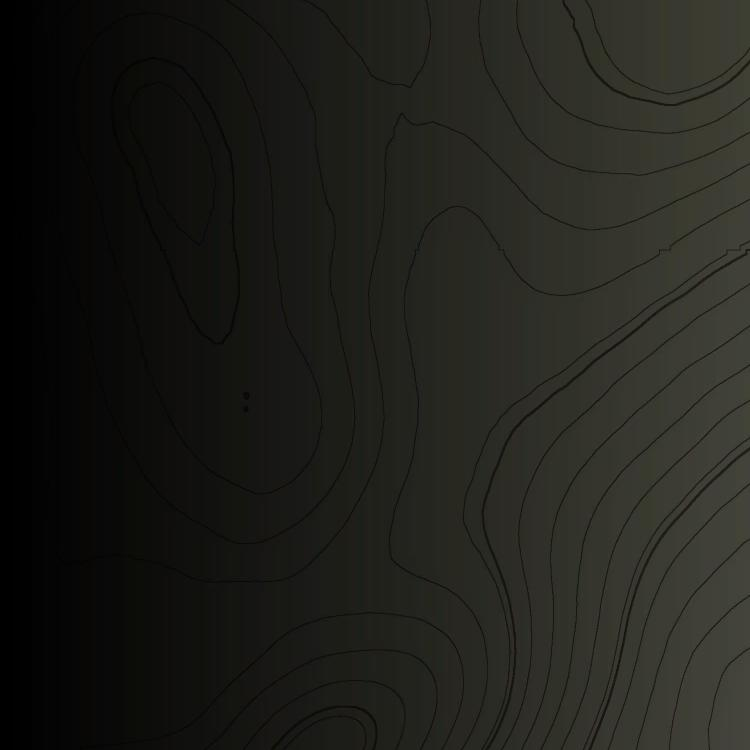
#> input picture 5/0_13.jpg, 750 x 750 px; its folder holds 4 pictures in this run; the run also reads 2 pictures not shown here
$ python stitchandasciify.py 5/0_13.jpg
#> lines starting #> are read from the running program, lines starting #| are printed output that depends on the picture
#!/usr/bin/env python3
"""
stitchandasciify.py
"""

from __future__ import annotations

import argparse
import concurrent.futures
import re
import sys
import time
from pathlib import Path
from typing import Optional

# ---------------------------------------------------------------------------
# Dependency check first, with a friendly message instead of a raw traceback.
# This is the very first thing that can go wrong for a non-programmer running
# this by double-click, so it gets a dedicated, actionable error.
# ---------------------------------------------------------------------------
try:
    import numpy as np
    from PIL import Image, ImageEnhance
except ImportError as exc:
    print("=" * 70)
    print("Missing required package:", exc.name if hasattr(exc, "name") else exc)
    print()
    print("This script needs Pillow and numpy. Install them with:")
    print()
    print("    pip install pillow numpy")
    print()
    print("Then run this script again.")
    print("=" * 70)
    input("Press Enter to exit...")
    sys.exit(1)

# Pillow renamed Image.LANCZOS -> Image.Resampling.LANCZOS in v9.1. Support both
# so this works whether the user has an old or new Pillow on Python 3.12/3.14.
RESAMPLE_FILTER = getattr(getattr(Image, "Resampling", Image), "LANCZOS")

# ---------------------------------------------------------------------------
# Constants (H1: no unexplained magic numbers/strings below this point)
# ---------------------------------------------------------------------------

# Filename pattern used by the ZeldaDungeon tile pyramid: "{col}_{row}.jpg"
TILE_FILENAME_RE = re.compile(r"^(\d+)_(\d+)\.(jpg|jpeg|png)$", re.IGNORECASE)

DEFAULT_TILE_RESOLUTION = 100  # ASCII characters sampled per tile edge
DEFAULT_OUTPUT_NAME = "BOTW-ASCII.txt"

# Simple 10-level ramp (fast, low detail).
RAMP_SIMPLE = " .:-=+*#%@"

# Classic 70-level Paul Bourke density ramp (slow to eyeball, great detail).
# Ordered sparse -> dense.
RAMP_DETAILED = (
    " .'`^\",:;Il!i><~+_-?][}{1)(|\\/tfjrxnuvczXYUJCLQ0OZmwqpdbkhao*#MW&8%B@$"
)

RAMPS = {"simple": RAMP_SIMPLE, "detailed": RAMP_DETAILED}

# Above this many total ASCII characters we ask for confirmation before
# grinding through the conversion (protects a curious double-click user from
# accidentally generating a multi-hundred-MB text file and wondering why
# their PC fans spun up).
CONFIRMATION_THRESHOLD_CHARS = 9_000_000  # ~ a 3000x3000 grid

# A neutral mid-gray used for placeholder tiles that are missing from the set.
PLACEHOLDER_GRAY_VALUE = 128


class TileGridError(RuntimeError):
    """Raised for problems with the tile directory that the user must fix."""


def resolve_tile_directory(argv: list[str]) -> Path:
    """
    Figure out which folder holds the tiles, supporting several ways a
    real person actually invokes this script:

      1. Dragging a single folder onto the .py file      -> argv = [folder]
      2. Dragging one or more loose tile files onto it    -> argv = [file, file, ...]
      3. Passing a path explicitly on the command line    -> argv = [path]
      4. Double-clicking with no arguments at all          -> argv = []

    Never silently guesses across ambiguous input; falls back to an
    interactive prompt only when nothing else worked.
    """
    if argv:
        paths = [Path(p) for p in argv]
        existing = [p for p in paths if p.exists()]
        if not existing:
            raise TileGridError(
                f"None of the path(s) you provided exist:\n"
                + "\n".join(f"  {p}" for p in paths)
            )
        first = existing[0]
        if first.is_dir():
            return first.resolve()
        # One or more files were dragged in directly -> use their common parent.
        return first.parent.resolve()

    # No arguments: look for common relative locations next to the script
    # or the current working directory before bothering the user.
    script_dir = Path(__file__).resolve().parent
    candidates = [
        Path.cwd() / "tiles" / "5",
        Path.cwd() / "5",
        script_dir / "tiles" / "5",
        script_dir / "5",
    ]
    for candidate in candidates:
        if candidate.is_dir():
            return candidate

    print("No tile folder was given.")
    print("Drag the tile folder onto this script, or type its path below.")
    typed = input("Path to tile folder: ").strip().strip('"')
    if not typed:
        raise TileGridError("No path entered.")
    path = Path(typed)
    if not path.is_dir():
        raise TileGridError(f"Not a folder: {path}")
    return path.resolve()


def discover_tiles(tile_dir: Path) -> tuple[dict[tuple[int, int], Path], int, int]:
    """
    Scan tile_dir for files matching "{col}_{row}.ext" and return:
      - a dict mapping (col, row) -> file path
      - the number of columns (max col + 1)
      - the number of rows    (max row + 1)

    Grid size is inferred from the filenames themselves (A4: never assume a
    fixed 32x32 -- a different zoom level or a partial download would silently
    produce a wrong/cropped result if we hardcoded it).
    """
    tiles: dict[tuple[int, int], Path] = {}
    for entry in tile_dir.iterdir():
        if not entry.is_file():
            continue
        match = TILE_FILENAME_RE.match(entry.name)
        if not match:
            continue
        col, row = int(match.group(1)), int(match.group(2))
        tiles[(col, row)] = entry

    if not tiles:
        raise TileGridError(
            f"No tile files matching NUMBER_NUMBER.jpg were found in:\n  {tile_dir}\n"
            "Make sure this is the folder that directly contains files like "
            "'0_0.jpg', '0_1.jpg', etc."
        )

    max_col = max(col for col, _ in tiles)
    max_row = max(row for _, row in tiles)
    cols, rows = max_col + 1, max_row + 1
    return tiles, cols, rows


def get_reference_tile_size(tiles: dict[tuple[int, int], Path]) -> tuple[int, int]:
    """Open the first available tile to learn the source pixel dimensions."""
    any_path = next(iter(tiles.values()))
    with Image.open(any_path) as img:
#> img is the input picture: PIL image 750x750 RGB; mean R, G, B 31.4, 31.6, 26.8
        return img.size  # (width, height)


def build_ascii_ramp(name: str, custom: Optional[str]) -> str:
    if custom:
        if len(custom) < 2:
            raise TileGridError("--charset must contain at least 2 characters.")
        return custom
    if name not in RAMPS:
        raise TileGridError(f"Unknown ramp '{name}'. Choose from: {', '.join(RAMPS)}")
    return RAMPS[name]


def tile_to_ascii_block(
    tile_path: Optional[Path],
    tile_res: int,
    ramp: np.ndarray,
    invert: bool,
    contrast: float,
    brightness: float,
    reference_size: tuple[int, int],
) -> np.ndarray:
    """
    Convert a single tile image (or a gray placeholder, if tile_path is None
    because that tile is missing from the set) into a (tile_res, tile_res)
    array of single characters.
    """
    if tile_path is None:
        # A4: don't assume every tile exists -- fill gaps with a flat gray
        # placeholder so one missing file can't crash the whole stitch.
        gray = np.full((tile_res, tile_res), PLACEHOLDER_GRAY_VALUE, dtype=np.float64)
    else:
        with Image.open(tile_path) as img:
            img = img.convert("L")  # grayscale luminance
            if img.size != reference_size:
                # Tiles are supposed to be uniform; if one is a stray odd
                # size (partial edge tile), normalize it instead of letting
                # it desync the grid.
                img = img.resize(reference_size, RESAMPLE_FILTER)
            if contrast != 1.0:
                img = ImageEnhance.Contrast(img).enhance(contrast)
            if brightness != 1.0:
                img = ImageEnhance.Brightness(img).enhance(brightness)
            img = img.resize((tile_res, tile_res), RESAMPLE_FILTER)
            gray = np.asarray(img, dtype=np.float64)

    normalized = gray / 255.0
    if invert:
        # "Classic" ink-on-paper mapping: dark pixel -> dense character.
        normalized = 1.0 - normalized

    ramp_len = len(ramp)
    indices = np.clip((normalized * (ramp_len - 1)).round().astype(np.int64), 0, ramp_len - 1)
    return ramp[indices]


def render_progress(done: int, total: int, start_time: float) -> None:
    """Single-line progress indicator; avoids a tqdm dependency."""
    pct = done / total if total else 1.0
    elapsed = time.perf_counter() - start_time
    eta = (elapsed / done * (total - done)) if done else 0.0
    bar_width = 30
    filled = int(bar_width * pct)
    bar = "#" * filled + "-" * (bar_width - filled)
    sys.stdout.write(
        f"\r  [{bar}] {done}/{total} tiles ({pct*100:5.1f}%)  ETA {eta:5.1f}s"
    )
    sys.stdout.flush()
    if done == total:
        sys.stdout.write("\n")


def stitch_and_asciify(
    tile_dir: Path,
    output_path: Path,
    tile_res: int,
    ramp_str: str,
    invert: bool,
    contrast: float,
    brightness: float,
    workers: int,
    assume_yes: bool,
) -> None:
    print(f"Scanning tiles in: {tile_dir}")
    tiles, cols, rows = discover_tiles(tile_dir)
    expected_total = cols * rows
    missing = expected_total - len(tiles)

    print(f"Detected a {cols} x {rows} tile grid ({expected_total} tiles expected).")
    if missing:
        print(f"  Note: {missing} tile(s) are missing and will be filled with gray.")

    reference_size = get_reference_tile_size(tiles)
#> reference_size = (750, 750)
    print(f"Reference tile size: {reference_size[0]}x{reference_size[1]} px")
#| Reference tile size: 750x750 px

    ascii_width = cols * tile_res
    ascii_height = rows * tile_res
    total_chars = ascii_width * ascii_height
    print(
        f"Output ASCII grid: {ascii_width} x {ascii_height} characters "
        f"({total_chars:,} total)."
    )

    if total_chars > CONFIRMATION_THRESHOLD_CHARS and not assume_yes:
        approx_mb = total_chars / (1024 * 1024)
        answer = input(
            f"That's a large output (~{approx_mb:.0f} MB as text). Continue? [y/N] "
        ).strip().lower()
        if answer not in ("y", "yes"):
            print("Cancelled.")
            return

    ramp_array = np.array(list(ramp_str))

    # Pre-allocate the full character grid. Each tile writes into its own,
    # non-overlapping slice, so doing this from multiple threads is safe
    # without a lock (B5: shared mutable state is fine here specifically
    # because no two tasks ever touch the same memory region).
    full_grid = np.empty((ascii_height, ascii_width), dtype="<U1")

    tasks = [(col, row) for row in range(rows) for col in range(cols)]
    start_time = time.perf_counter()
    done_count = 0
    lock_free_progress_step = max(1, len(tasks) // 200)  # don't spam stdout

    def process_one(col: int, row: int) -> None:
        path = tiles.get((col, row))
        block = tile_to_ascii_block(
            path, tile_res, ramp_array, invert, contrast, brightness, reference_size
        )
        row_start, row_end = row * tile_res, (row + 1) * tile_res
        col_start, col_end = col * tile_res, (col + 1) * tile_res
        full_grid[row_start:row_end, col_start:col_end] = block

    print("Converting tiles to ASCII...")
    with concurrent.futures.ThreadPoolExecutor(max_workers=workers) as pool:
        futures = {pool.submit(process_one, col, row): (col, row) for col, row in tasks}
#> in tile_to_ascii_block (call 14), `gray = np.asarray(img, dtype=np.float64)`:
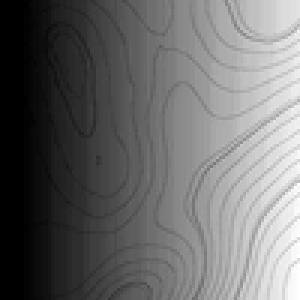
#> gray: shape (100, 100) float64 (shown 3 times larger); min 0, max 73, mean 30.8; drawn with min black and max white
#> in tile_to_ascii_block (call 15), `gray = np.asarray(img, dtype=np.float64)`:
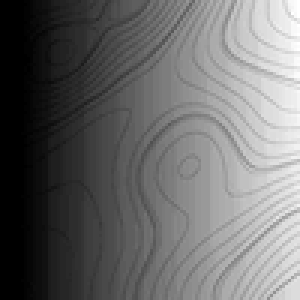
#> gray: shape (100, 100) float64 (shown 3 times larger); min 0, max 73, mean 30.8; drawn with min black and max white
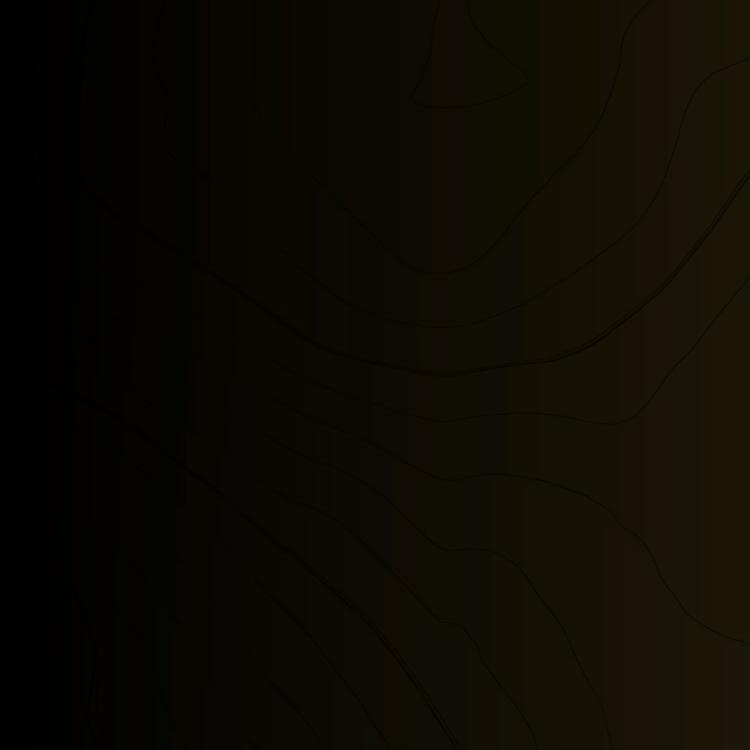
#> input picture 5/0_23.jpg, 750 x 750 px
#> in tile_to_ascii_block, img is the input picture: PIL image 750x750 RGB; mean R, G, B 13, 10.5, 2.5
#> in tile_to_ascii_block (call 24), `indices = np.clip((normalized * (ramp_len - 1)).round().astype(np.int6..`:
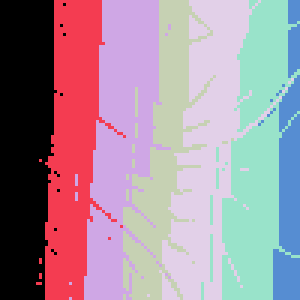
#> indices: shape (100, 100) int64 (shown 3 times larger); 7 distinct labels, from 0 to 6; one colour per label, 0 black
#> in tile_to_ascii_block (call 28), `img = img.convert("L")`:
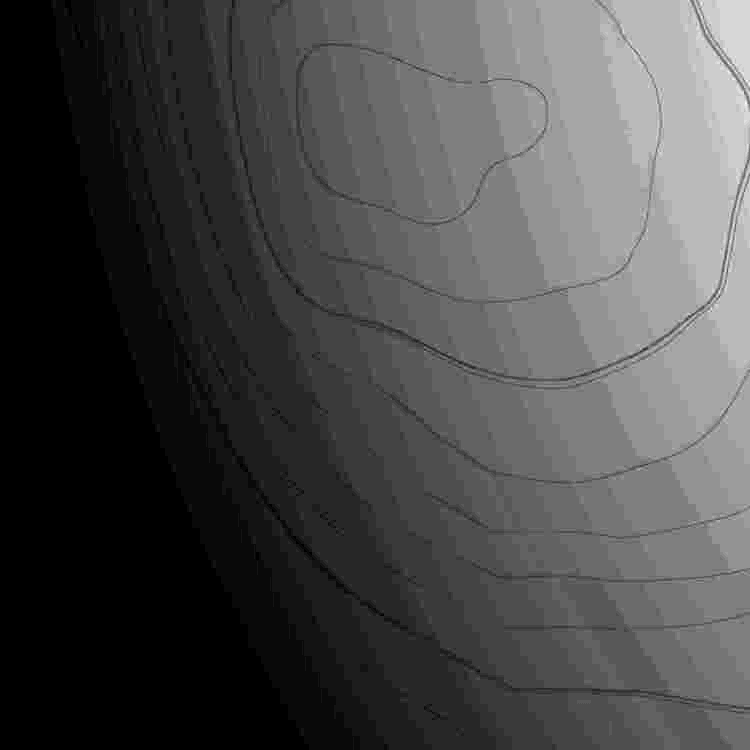
#> img: PIL image 750x750 L; min 0, max 26, mean 7.4; drawn with min black and max white
#> in tile_to_ascii_block (call 28), `img = img.resize((tile_res, tile_res), RESAMPLE_FILTER)`:
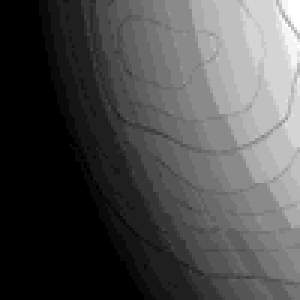
#> img: PIL image 100x100 L (shown 3 times larger); min 0, max 24, mean 7.3; drawn with min black and max white
#> in tile_to_ascii_block (call 28), `indices = np.clip((normalized * (ramp_len - 1)).round().astype(np.int6..`:
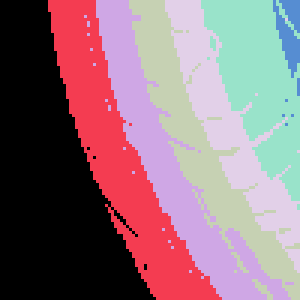
#> indices: shape (100, 100) int64 (shown 3 times larger); 7 distinct labels, from 0 to 6; one colour per label, 0 black
        for future in concurrent.futures.as_completed(futures):
            col, row = futures[future]
            try:
                future.result()
            except Exception as exc:  # noqa: BLE001 - log-and-continue is the
                # intentional recovery strategy here: one bad tile shouldn't
                # abort a run that's minutes into a 1000+ tile job. The tile
                # keeps whatever was written into full_grid (still zeros/
                # empty at worst) and we tell the user which one failed.
                print(f"\n  Warning: tile ({col},{row}) failed: {exc}")
            done_count += 1
            if done_count % lock_free_progress_step == 0 or done_count == len(tasks):
                render_progress(done_count, len(tasks), start_time)

    print("Writing output file...")
    output_path.parent.mkdir(parents=True, exist_ok=True)
    with open(output_path, "w", encoding="utf-8", newline="\n") as handle:
        for row_index in range(ascii_height):
            handle.write("".join(full_grid[row_index]))
            handle.write("\n")

    elapsed = time.perf_counter() - start_time
#> (the run stopped early here; a loop or call above may not have finished)
